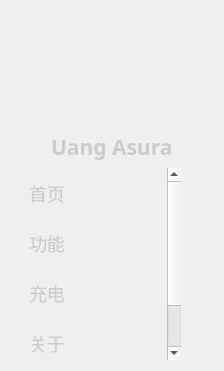
     <widget class="QWidget" name="navWidget" native="true">
      <property name="styleSheet">
       <string notr="true">#navWidget{
	background-color: rgba(22, 22, 26,0.2);
	border-radius: 10px;
	border-right: 1px solid rgba(61, 62, 66,1)
}</string>
      </property>
      <layout class="QVBoxLayout" name="verticalLayout" stretch="1,1,12">
       <item>
        <layout class="QHBoxLayout" name="qHBoxLayout1">
         <item>
          <spacer name="horizontalSpacer1">
           <property name="orientation">
            <enum>Qt::Orientation::Horizontal</enum>
           </property>
           <property name="sizeType">
            <enum>QSizePolicy::Policy::Fixed</enum>
           </property>
           <property name="sizeHint" stdset="0">
            <size>
             <width>10</width>
             <height>20</height>
            </size>
           </property>
          </spacer>
         </item>
         <item>
          <widget class="QLabel" name="logoLabel1">
           <property name="minimumSize">
            <size>
             <width>115</width>
             <height>115</height>
            </size>
           </property>
           <property name="maximumSize">
            <size>
             <width>115</width>
             <height>115</height>
            </size>
           </property>
           <property name="text">
            <string/>
           </property>
           <property name="pixmap">
            <pixmap resource="MainWidget.qrc">:/login/res/login/Login.png</pixmap>
           </property>
           <property name="scaledContents">
            <bool>true</bool>
           </property>
          </widget>
         </item>
         <item>
          <spacer name="horizontalSpacer2">
           <property name="orientation">
            <enum>Qt::Orientation::Horizontal</enum>
           </property>
           <property name="sizeType">
            <enum>QSizePolicy::Policy::Fixed</enum>
           </property>
           <property name="sizeHint" stdset="0">
            <size>
             <width>10</width>
             <height>20</height>
            </size>
           </property>
          </spacer>
         </item>
        </layout>
       </item>
       <item>
        <layout class="QHBoxLayout" name="qHBoxLayout2">
         <item>
          <spacer name="horizontalSpacer3">
           <property name="orientation">
            <enum>Qt::Orientation::Horizontal</enum>
           </property>
           <property name="sizeHint" stdset="0">
            <size>
             <width>40</width>
             <height>20</height>
            </size>
           </property>
          </spacer>
         </item>
         <item>
          <widget class="QLabel" name="titleLabel1">
           <property name="font">
            <font>
             <family>微软雅黑</family>
             <pointsize>16</pointsize>
             <italic>false</italic>
             <bold>true</bold>
            </font>
           </property>
           <property name="styleSheet">
            <string notr="true">QLabel{
	color: #cbcbcb;
	background-color: rgba(255,255,255,0.0);
}</string>
           </property>
           <property name="text">
            <string>Uang Asura</string>
           </property>
          </widget>
         </item>
         <item>
          <spacer name="horizontalSpacer4">
           <property name="orientation">
            <enum>Qt::Orientation::Horizontal</enum>
           </property>
           <property name="sizeHint" stdset="0">
            <size>
             <width>40</width>
             <height>20</height>
            </size>
           </property>
          </spacer>
         </item>
        </layout>
       </item>
       <item>
        <widget class="QListWidget" name="NavListWidget">
         <property name="minimumSize">
          <size>
           <width>170</width>
           <height>0</height>
          </size>
         </property>
         <property name="maximumSize">
          <size>
           <width>170</width>
           <height>16777215</height>
          </size>
         </property>
         <property name="styleSheet">
          <string notr="true">QListWidget{
	background-color: rgba(255,255,255,0.0);
	border: 0px;
	outline: none;		
	font-size: 18px;
}

QListWidget::item{
	height: 50px;
	padding: 0px 15px;
	border-radius: 6px;
	color: #cbcbcb;
}

QListWidget::item:selected{
	border-right: 2px solid #e1b9e8;
	background-color: rgba(35, 36, 41,0.3);
}</string>
         </property>
         <property name="iconSize">
          <size>
           <width>23</width>
           <height>23</height>
          </size>
         </property>
         <item>
          <property name="text">
           <string>首页</string>
          </property>
          <property name="icon">
           <iconset>
            <selectedoff>:/icons/res/icons/首页.png</selectedoff>
           </iconset>
          </property>
         </item>
         <item>
          <property name="text">
           <string>功能</string>
          </property>
          <property name="icon">
           <iconset>
            <selectedoff>:/icons/res/icons/功能管理.png</selectedoff>
           </iconset>
          </property>
         </item>
         <item>
          <property name="text">
           <string>充电</string>
          </property>
          <property name="icon">
           <iconset>
            <selectedoff>:/icons/res/icons/特点_闪电发货.png</selectedoff>
           </iconset>
          </property>
         </item>
         <item>
          <property name="text">
           <string>关于</string>
          </property>
          <property name="icon">
           <iconset>
            <selectedoff>:/icons/res/icons/关于.png</selectedoff>
           </iconset>
          </property>
         </item>
        </widget>
       </item>
      </layout>
     </widget>
